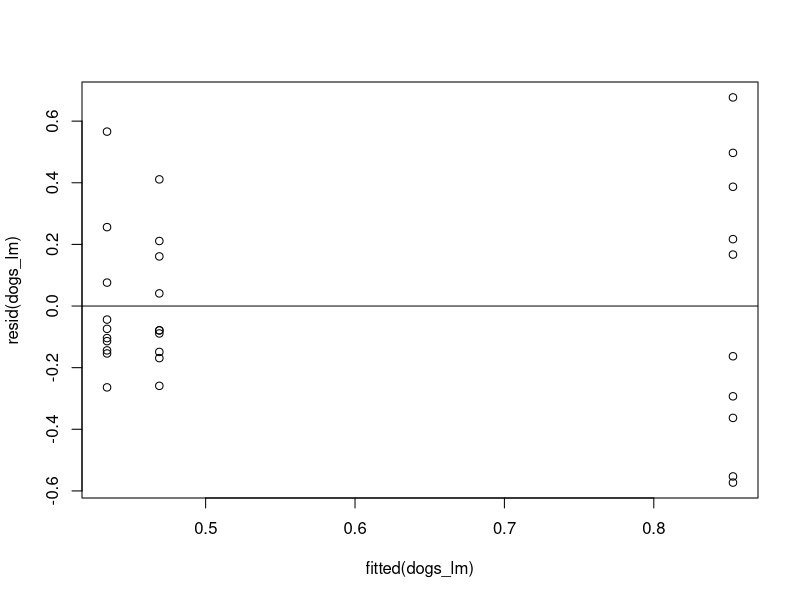

This figure's R source:
setwd("/Volumes/home/code/Assignments_EDDA")

# Read data and convert to data frame
dogs = read.table('./Datasets/dogs.txt', header = TRUE)
dogsframe = data.frame(yield=as.vector(as.matrix(dogs)), variety=factor(rep(1:3, each=10)))
dogsframe[1:15,]
is.factor(dogsframe$variety)
is.numeric(dogsframe$variety)

# Check for independancy
dogs_lm = lm(yield~variety, data=dogsframe)
plot(fitted(dogs_lm), resid(dogs_lm))
abline(0, 0)

kruskal.test(yield~variety, data=dogsframe)
